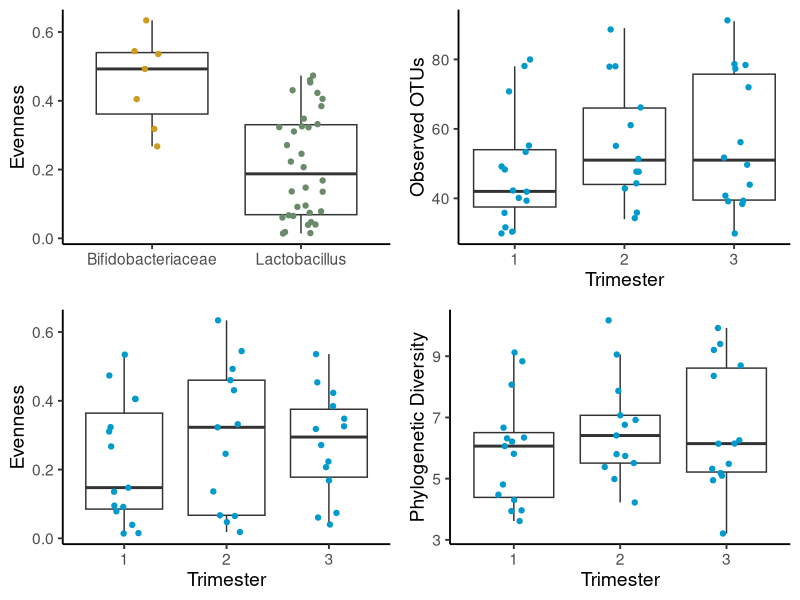

This figure's R source:
library(ggplot2)
library(cowplot)
setwd("~/Google Drive File Stream/My Drive/Github/Cervicovaginal-Paper/data/")

brandon <- read.csv2("whiteson_metadata10_cvx6x.txt", sep = "\t", check.names = F)

give.n <- function(x){
  return(c(y = median(x)*1.05, label = length(x))) 
  # experiment with the multiplier to find the perfect position
}

obs_otu <- ggplot(data = brandon) +
  aes(x = TrimesterNo, y = observed_otus3_16s, group = TrimesterNo) +
  geom_boxplot(outlier.shape = NA) + geom_jitter(width = 0.15, colour = "deepskyblue3") + 
  labs(x = 'Trimester',
       y = 'Observed OTUs') +
  theme_classic(base_size = 14) #+
  stat_summary(fun.data = give.n, geom = "text", fun.y = median,
               position = position_dodge(width = 0.75))


Evenness <- ggplot(data = brandon) +
  aes(x = as.factor(TrimesterNo), y = as.numeric(as.character(equitability3_16s))) +
  geom_boxplot(outlier.shape = NA) + geom_jitter(width = 0.15, colour = "deepskyblue3") + 
  labs(x = 'Trimester',
       y = 'Evenness') +
  theme_classic(base_size = 14)

PD <- ggplot(data = brandon) +
  aes(x = as.factor(TrimesterNo), y = as.numeric(as.character(PD_whole_tree3_16s))) +
  geom_boxplot(outlier.shape = NA) + geom_jitter(width = 0.15, colour = "deepskyblue3") + 
  labs(x = 'Trimester',
       y = 'Phylogenetic Diversity') +
  theme_classic(base_size = 14)

drop_shuttle <- subset(brandon, brandon$DomGen_16s!="Shuttleworthia")

BvsL_even <- ggplot(drop_shuttle) +
  aes(x = DomGen_16s, y = as.numeric(as.character(equitability3_16s))) +
  geom_boxplot(outlier.shape = NA) + 
  geom_jitter(width = 0.15, aes(colour = drop_shuttle$DomGen_16s), show.legend = FALSE) + 
  labs(x = "", y = 'Evenness') +
  theme_classic(base_size = 14) + scale_color_manual(values=c("goldenrod3", "darkseagreen4")) #+
  stat_summary(fun.data = give.n, geom = "text", fun.y = median,
               position = position_dodge(width = 0.75))

cowplot::plot_grid(BvsL_even, obs_otu, Evenness, PD, ncol = 2, labels = NULL)

